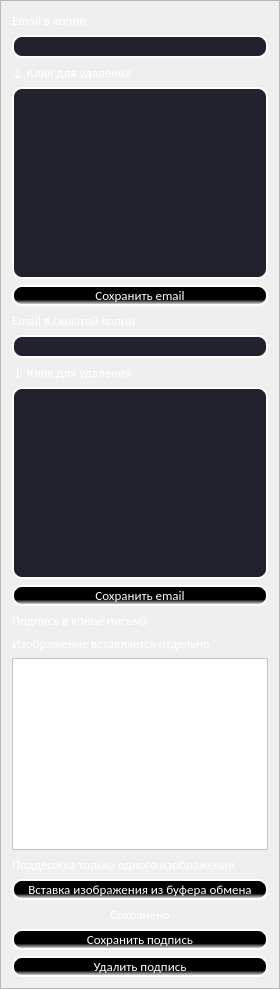
         <widget class="QFrame" name="frame_8">
          <property name="sizePolicy">
           <sizepolicy hsizetype="Minimum" vsizetype="Preferred">
            <horstretch>0</horstretch>
            <verstretch>0</verstretch>
           </sizepolicy>
          </property>
          <property name="frameShape">
           <enum>QFrame::StyledPanel</enum>
          </property>
          <property name="frameShadow">
           <enum>QFrame::Raised</enum>
          </property>
          <layout class="QGridLayout" name="gridLayout_13">
           <item row="0" column="0">
            <layout class="QVBoxLayout" name="verticalLayout_1">
             <item>
              <widget class="QLabel" name="label_15">
               <property name="sizePolicy">
                <sizepolicy hsizetype="Preferred" vsizetype="Fixed">
                 <horstretch>0</horstretch>
                 <verstretch>0</verstretch>
                </sizepolicy>
               </property>
               <property name="font">
                <font>
                 <family>Calibri</family>
                 <pointsize>10</pointsize>
                </font>
               </property>
               <property name="styleSheet">
                <string notr="true">color: rgb(255, 255, 255);
border: None</string>
               </property>
               <property name="text">
                <string>Email в копии</string>
               </property>
              </widget>
             </item>
             <item>
              <widget class="QLineEdit" name="outlook_input_email_c">
               <property name="font">
                <font>
                 <family>Calibri</family>
                 <pointsize>10</pointsize>
                </font>
               </property>
               <property name="styleSheet">
                <string notr="true">background-color: #22222e;
border: 2px solid white;
border-radius: 10;
color: white
</string>
               </property>
              </widget>
             </item>
             <item>
              <widget class="QLabel" name="info_label_7">
               <property name="sizePolicy">
                <sizepolicy hsizetype="Minimum" vsizetype="Preferred">
                 <horstretch>0</horstretch>
                 <verstretch>0</verstretch>
                </sizepolicy>
               </property>
               <property name="font">
                <font>
                 <family>Calibri</family>
                 <pointsize>10</pointsize>
                </font>
               </property>
               <property name="styleSheet">
                <string notr="true">color: white</string>
               </property>
               <property name="text">
                <string>↓ Клик для удаления</string>
               </property>
              </widget>
             </item>
             <item>
              <widget class="QListWidget" name="outlook_list_email_c">
               <property name="sizePolicy">
                <sizepolicy hsizetype="Expanding" vsizetype="Fixed">
                 <horstretch>0</horstretch>
                 <verstretch>0</verstretch>
                </sizepolicy>
               </property>
               <property name="styleSheet">
                <string notr="true">background-color: #22222e;
border: 2px solid white;
border-radius: 10;
color: white
</string>
               </property>
              </widget>
             </item>
             <item>
              <widget class="QPushButton" name="outlook_btn_save_email_c">
               <property name="font">
                <font>
                 <family>Calibri</family>
                 <pointsize>10</pointsize>
                </font>
               </property>
               <property name="styleSheet">
                <string notr="true">QPushButton {
	background-color: qlineargradient(spread:pad, x1:0, y1:0.709773, x2:0, y2:1, stop:0 rgba(0, 0, 0, 255), stop:1 rgba(255, 255, 255, 255));
border: 2px solid white;
border-radius: 10;
color: white
}
QPushButton::hover {
	background-color: rgb(86, 86, 86)
}

QPushButton::pressed {
	background-color:rgb(0, 0, 0)
}
</string>
               </property>
               <property name="text">
                <string>Сохранить email</string>
               </property>
              </widget>
             </item>
            </layout>
           </item>
           <item row="5" column="0">
            <layout class="QVBoxLayout" name="verticalLayout_3">
             <item>
              <widget class="QLabel" name="label_17">
               <property name="sizePolicy">
                <sizepolicy hsizetype="Preferred" vsizetype="Fixed">
                 <horstretch>0</horstretch>
                 <verstretch>0</verstretch>
                </sizepolicy>
               </property>
               <property name="font">
                <font>
                 <family>Calibri</family>
                 <pointsize>10</pointsize>
                </font>
               </property>
               <property name="styleSheet">
                <string notr="true">color: rgb(255, 255, 255);
border: None</string>
               </property>
               <property name="text">
                <string>Подпись в конце письма</string>
               </property>
              </widget>
             </item>
             <item>
              <widget class="QLabel" name="label_21">
               <property name="font">
                <font>
                 <family>Calibri</family>
                 <pointsize>10</pointsize>
                </font>
               </property>
               <property name="styleSheet">
                <string notr="true">color: rgb(255, 255, 255);
border: None</string>
               </property>
               <property name="text">
                <string>Изображение вставляется отдельно</string>
               </property>
              </widget>
             </item>
             <item>
              <widget class="QTextEdit" name="outlook_input_signature">
               <property name="styleSheet">
                <string notr="true">background-color: rgb(255, 255, 255);</string>
               </property>
              </widget>
             </item>
             <item>
              <widget class="QLabel" name="label_19">
               <property name="font">
                <font>
                 <family>Calibri</family>
                 <pointsize>10</pointsize>
                </font>
               </property>
               <property name="styleSheet">
                <string notr="true">color: rgb(255, 255, 255);</string>
               </property>
               <property name="text">
                <string>Поддержка только одного изображения</string>
               </property>
              </widget>
             </item>
             <item>
              <widget class="QPushButton" name="outlook_btn_paste_image_sign">
               <property name="font">
                <font>
                 <family>Calibri</family>
                 <pointsize>10</pointsize>
                </font>
               </property>
               <property name="styleSheet">
                <string notr="true">QPushButton {
	background-color: qlineargradient(spread:pad, x1:0, y1:0.709773, x2:0, y2:1, stop:0 rgba(0, 0, 0, 255), stop:1 rgba(255, 255, 255, 255));
border: 2px solid white;
border-radius: 10;
color: white
}
QPushButton::hover {
	background-color: rgb(86, 86, 86)
}

QPushButton::pressed {
	background-color:rgb(0, 0, 0)
}
</string>
               </property>
               <property name="text">
                <string>Вставка изображения из буфера обмена</string>
               </property>
              </widget>
             </item>
             <item>
              <widget class="QLabel" name="label_18">
               <property name="font">
                <font>
                 <family>Calibri</family>
                 <pointsize>10</pointsize>
                </font>
               </property>
               <property name="styleSheet">
                <string notr="true">color: rgb(255, 255, 255);
border: None</string>
               </property>
               <property name="text">
                <string>Сохранено</string>
               </property>
               <property name="alignment">
                <set>Qt::AlignCenter</set>
               </property>
              </widget>
             </item>
             <item>
              <widget class="QPushButton" name="outlook_btn_save_signature">
               <property name="font">
                <font>
                 <family>Calibri</family>
                 <pointsize>10</pointsize>
                </font>
               </property>
               <property name="styleSheet">
                <string notr="true">QPushButton {
	background-color: qlineargradient(spread:pad, x1:0, y1:0.709773, x2:0, y2:1, stop:0 rgba(0, 0, 0, 255), stop:1 rgba(255, 255, 255, 255));
border: 2px solid white;
border-radius: 10;
color: white
}
QPushButton::hover {
	background-color: rgb(86, 86, 86)
}

QPushButton::pressed {
	background-color:rgb(0, 0, 0)
}
</string>
               </property>
               <property name="text">
                <string>Сохранить подпись</string>
               </property>
              </widget>
             </item>
             <item>
              <widget class="QPushButton" name="outlook_btn_delete_signature">
               <property name="font">
                <font>
                 <family>Calibri</family>
                 <pointsize>10</pointsize>
                </font>
               </property>
               <property name="styleSheet">
                <string notr="true">QPushButton {
	background-color: qlineargradient(spread:pad, x1:0, y1:0.709773, x2:0, y2:1, stop:0 rgba(0, 0, 0, 255), stop:1 rgba(255, 255, 255, 255));
border: 2px solid white;
border-radius: 10;
color: white
}
QPushButton::hover {
	background-color: rgb(86, 86, 86)
}

QPushButton::pressed {
	background-color:rgb(0, 0, 0)
}
</string>
               </property>
               <property name="text">
                <string>Удалить подпись</string>
               </property>
              </widget>
             </item>
            </layout>
           </item>
           <item row="4" column="0">
            <layout class="QVBoxLayout" name="verticalLayout_2">
             <item>
              <widget class="QLabel" name="label_16">
               <property name="sizePolicy">
                <sizepolicy hsizetype="Preferred" vsizetype="Fixed">
                 <horstretch>0</horstretch>
                 <verstretch>0</verstretch>
                </sizepolicy>
               </property>
               <property name="font">
                <font>
                 <family>Calibri</family>
                 <pointsize>10</pointsize>
                </font>
               </property>
               <property name="styleSheet">
                <string notr="true">color: rgb(255, 255, 255);
border: None</string>
               </property>
               <property name="text">
                <string>Email в скрытой копии</string>
               </property>
              </widget>
             </item>
             <item>
              <widget class="QLineEdit" name="outlook_input_email_cc">
               <property name="font">
                <font>
                 <family>Calibri</family>
                 <pointsize>10</pointsize>
                </font>
               </property>
               <property name="styleSheet">
                <string notr="true">background-color: #22222e;
border: 2px solid white;
border-radius: 10;
color: white
</string>
               </property>
              </widget>
             </item>
             <item>
              <widget class="QLabel" name="info_label_6">
               <property name="sizePolicy">
                <sizepolicy hsizetype="Minimum" vsizetype="Preferred">
                 <horstretch>0</horstretch>
                 <verstretch>0</verstretch>
                </sizepolicy>
               </property>
               <property name="font">
                <font>
                 <family>Calibri</family>
                 <pointsize>10</pointsize>
                </font>
               </property>
               <property name="styleSheet">
                <string notr="true">color: white</string>
               </property>
               <property name="text">
                <string>↓ Клик для удаления</string>
               </property>
              </widget>
             </item>
             <item>
              <widget class="QListWidget" name="outlook_list_email_cc">
               <property name="sizePolicy">
                <sizepolicy hsizetype="Expanding" vsizetype="Fixed">
                 <horstretch>0</horstretch>
                 <verstretch>0</verstretch>
                </sizepolicy>
               </property>
               <property name="styleSheet">
                <string notr="true">background-color: #22222e;
border: 2px solid white;
border-radius: 10;
color: white
</string>
               </property>
              </widget>
             </item>
             <item>
              <widget class="QPushButton" name="outlook_btn_save_email_cc">
               <property name="font">
                <font>
                 <family>Calibri</family>
                 <pointsize>10</pointsize>
                </font>
               </property>
               <property name="styleSheet">
                <string notr="true">QPushButton {
	background-color: qlineargradient(spread:pad, x1:0, y1:0.709773, x2:0, y2:1, stop:0 rgba(0, 0, 0, 255), stop:1 rgba(255, 255, 255, 255));
border: 2px solid white;
border-radius: 10;
color: white
}
QPushButton::hover {
	background-color: rgb(86, 86, 86)
}

QPushButton::pressed {
	background-color:rgb(0, 0, 0)
}
</string>
               </property>
               <property name="text">
                <string>Сохранить email</string>
               </property>
              </widget>
             </item>
            </layout>
           </item>
          </layout>
         </widget>
